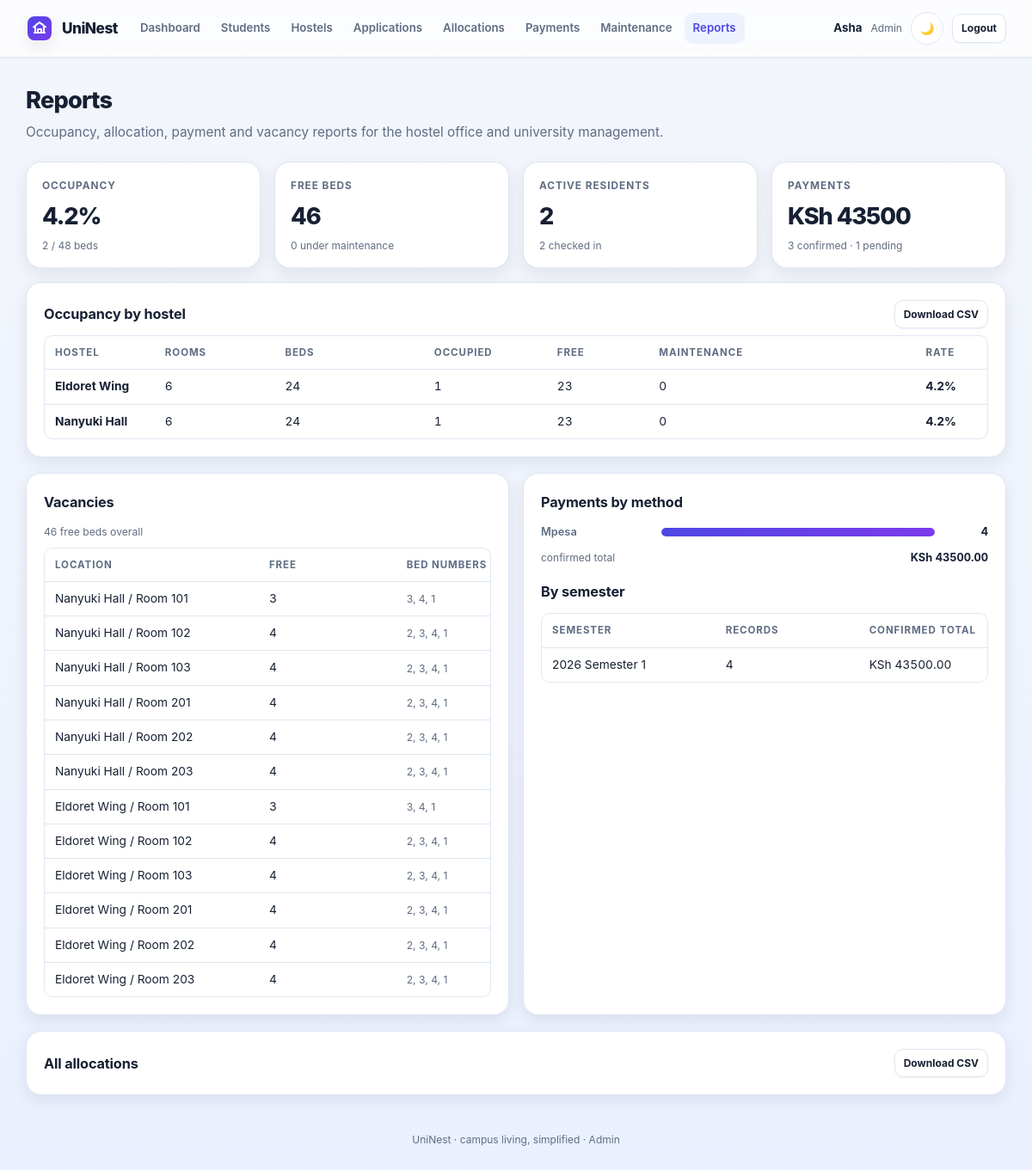
The app's page /reports (signed in) with its own data.
### app/models/user.py (models this page shows, shortened)
class User(db.Model):
    __tablename__ = "users"
    id = db.Column(db.Integer, primary_key=True)
    email = db.Column(db.String(120), unique=True, nullable=False, index=True)
    password_hash = db.Column(db.String(255), nullable=False)
    full_name = db.Column(db.String(120), nullable=False)
    profile_image = db.Column(db.String(500), nullable=True)
    role = db.Column(db.String(20), nullable=False, default="student")
    is_active = db.Column(db.Boolean, default=True)
    email_verified = db.Column(db.Boolean, default=True)
    verification_token = db.Column(db.String(255), nullable=True, unique=True)
    reset_token = db.Column(db.String(255), nullable=True, unique=True)
    created_at = db.Column(db.DateTime, default=datetime.utcnow)
    student = db.relationship("Student", back_populates="user", uselist=False, cascade="all, delete-orphan")

### app/models/hostel.py (models this page shows, shortened)
class Hostel(db.Model):
    __tablename__ = "hostels"
    id = db.Column(db.Integer, primary_key=True)
    name = db.Column(db.String(120), unique=True, nullable=False)
    gender = db.Column(db.String(10), nullable=False, default="mixed")
    location = db.Column(db.String(120))
    description = db.Column(db.String(255))
    image_url = db.Column(db.String(500))
    amenities = db.Column(db.Text, default="")
    created_at = db.Column(db.DateTime, default=datetime.utcnow)
    rooms = db.relationship("Room", back_populates="hostel", cascade="all, delete-orphan", lazy="dynamic")
    @property
    def beds_total(self):
        return sum(r.beds_total for r in self.rooms)
    @property
    def beds_occupied(self):
        return sum(r.beds_occupied for r in self.rooms)
    @property
    def beds_available(self):
        return self.beds_total - self.beds_occupied - self.beds_maintenance
    @property
    def beds_maintenance(self):
        return sum(r.beds_maintenance for r in self.rooms)
    @property
    def occupancy_rate(self):
        if self.beds_total == 0:
            return 0
        return round(100.0 * self.beds_occupied / self.beds_total, 1)

### app/models/payment.py (models this page shows, shortened)
class Payment(db.Model):
    __tablename__ = "payments"
    id = db.Column(db.Integer, primary_key=True)
    reference = db.Column(db.String(40), unique=True, nullable=False, index=True)
    student_id = db.Column(db.Integer, db.ForeignKey("students.id"), nullable=False, index=True)
    allocation_id = db.Column(db.Integer, db.ForeignKey("allocations.id"))
    amount = db.Column(db.Float, nullable=False)
    currency = db.Column(db.String(5), default="KSh")
    method = db.Column(db.String(20), nullable=False, default="mpesa")
    phone_number = db.Column(db.String(30))
    semester = db.Column(db.String(30), default="2026 Semester 1")
    status = db.Column(db.String(20), nullable=False, default="pending", index=True)
    description = db.Column(db.String(255))
    confirmed_by = db.Column(db.Integer, db.ForeignKey("users.id"))
    confirmed_at = db.Column(db.DateTime)
    created_at = db.Column(db.DateTime, default=datetime.utcnow)
    student = db.relationship("Student", back_populates="payments")
    allocation = db.relationship("Allocation", back_populates="payments")
    confirmer = db.relationship("User", foreign_keys=[confirmed_by])

### app/routes/web.py (the view)
@bp.get("/reports")
@login_required(["admin", "management"])
def reports(user):
    summary_data = report_service.summary()
    occupancy = report_service.occupancy_rows()
    vacancies, total_free = report_service.vacancy_rows()
    payments = report_service.payments_report()
    return render_template(
        "reports.html",
        s=summary_data,
        occupancy=occupancy,
        vacancies=vacancies,
        vacancies_total=total_free,
        paym=payments,
    )

### app/models/hostel.py (called while the page is built)
    @property
    def beds_total(self):
        return self.beds.count()

    @property
    def beds_occupied(self):
        return self.beds.filter_by(status="occupied").count()

    @property
    def beds_maintenance(self):
        return self.beds.filter_by(status="maintenance").count()

### app/routes/web.py (called while the page is built)
@bp.app_context_processor
def template_context():
    user = current_user()
    unread = 0
    if user:
        unread = report_service.unread_counts(user.id)
    return {"current_user": user, "unread_count": unread}

def current_user():
    uid = session.get("uid")
    return db.session.get(User, uid) if uid else None

def login_required(roles=None):
    def decorator(fn):
        @wraps(fn)
        def wrapper(*args, **kwargs):
            user = current_user()
            if not user:
                return redirect(url_for("web.login"))
            if roles and user.role not in roles:
                flash("You do not have access to that area.", "error")
                return redirect(url_for("web.dashboard"))
            return fn(*args, user=user, **kwargs)
        return wrapper
    return decorator

### app/services/report_service.py (called while the page is built)
def occupancy_rows():
    rows = []
    for h in Hostel.query.order_by(Hostel.name).all():
        rows.append(
            {
                "hostel": h.name,
                "rooms": h.rooms.count(),
                "beds_total": h.beds_total,
                "beds_occupied": h.beds_occupied,
                "beds_available": h.beds_available,
                "beds_maintenance": h.beds_maintenance,
                "occupancy_rate": h.occupancy_rate,
            }
        )
    return rows

def vacancy_rows():
    beds = Bed.query.filter_by(status="available").all()
    rows = {}
    for b in beds:
        key = f"{b.room.hostel.name} / Room {b.room.number}"
        rows.setdefault(key, []).append(b.bed_number)
    data = [{"location": k, "free_beds": len(v), "bed_numbers": ", ".join(v)} for k, v in rows.items()]
    return data, len(beds)

def unread_counts(user_id):
    unread = Notification.query.filter_by(user_id=user_id, is_read=False).count()
    return unread

### templates/reports.html (shortened to what this page needs)
{% extends "base.html" %}
{% block content %}
<h1 class="page-title">Reports</h1>
<p class="page-sub">Occupancy, allocation, payment and vacancy reports for the hostel office and university management.</p>
<div class="grid cols-4">
  <div class="stat"><div class="label">Occupancy</div><div class="value">{{ s.occupancy.occupancy_rate }}%</div><div class="hint">{{ s.occupancy.beds_occupied }} / {{ s.occupancy.beds_total }} beds</div></div>
  <div class="stat"><div class="label">Free beds</div><div class="value">{{ s.occupancy.beds_available }}</div><div class="hint">{{ s.occupancy.beds_maintenance }} under maintenance</div></div>
  <div class="stat"><div class="label">Active residents</div><div class="value">{{ s.allocations.active }}</div><div class="hint">{{ s.allocations.checked_in }} checked in</div></div>
  <div class="stat"><div class="label">Payments</div><div class="value">{{ s.payments.currency }} {{ "%.0f"|format(s.payments.confirmed_total) }}</div><div class="hint">{{ s.payments.confirmed_count }} confirmed · {{ s.payments.pending_count }} pending</div></div>
</div>
<div class="card mt-16">
  <div class="btn-row" style="justify-content: space-between">
    <div class="card-title" style="margin:0">Occupancy by hostel</div>
    <a class="btn sm" href="{{ url_for('web.reports_occupancy_csv') }}">Download CSV</a>
  </div>
  <table class="table">
    <tr><th>Hostel</th><th>Rooms</th><th>Beds</th><th>Occupied</th><th>Free</th><th>Maintenance</th><th>Rate</th><th style="width:160px"></th></tr>
    {% for r in occupancy %}
    <tr>
      <td><strong>{{ r.hostel }}</strong></td>
      <td class="num">{{ r.rooms }}</td>
      <td class="num">{{ r.beds_total }}</td>
      <td class="num">{{ r.beds_occupied }}</td>
      <td class="num">{{ r.beds_available }}</td>
      <td class="num">{{ r.beds_maintenance }}</td>
      <td class="num nowrap"><strong>{{ r.occupancy_rate }}%</strong></td>
      <td><div class="bar-track"><div class="bar-fill" style="height:8px; width: {{ r.occupancy_rate }}%"></div></div></td>
    </tr>
    {% endfor %}
  </table>
</div>
<div class="grid cols-2">
  <div class="card">
    <div class="card-title">Vacancies</div>
    <div class="muted small mb-8">{{ vacancies_total }} free beds overall</div>
    {% if vacancies %}
    <table class="table">
      <tr><th>Location</th><th class="num">Free</th><th>Bed numbers</th></tr>
      {% for v in vacancies %}
      <tr><td>{{ v.location }}</td><td class="num">{{ v.free_beds }}</td><td class="muted small">{{ v.bed_numbers }}</td></tr>
      {% endfor %}
    </table>
    {% else %}
    <div class="empty">No free beds right now.</div>
    {% endif %}
  </div>
  <div class="card">
    <div class="card-title">Payments by method</div>
    <div class="bar-chart">
      {% set pm = paym.by_method %}
      {% if pm %}
        {% for method, d in pm.items() %}
        {% set mx = pm.values()|map(attribute='count')|max or 1 %}
        <div class="bar-row">
          <div class="bar-label">{{ method|capitalize }}</div>
          <div class="bar-track"><div class="bar-fill" style="width: {{ (100 * d.count / mx)|round }}%"></div></div>
          <div class="bar-value">{{ d.count }}</div>
        </div>
        <div class="bar-row" style="grid-template-columns:130px 1fr 110px">
          <div class="bar-label" style="font-weight:400; color:var(--muted); font-size:12px">confirmed total</div>
          <div class="bar-value">{{ d.currency }} {{ "%.2f"|format(d.total) }}</div>
        </div>
        {% endfor %}
      {% else %}
        <div class="empty">No payments recorded.</div>
      {% endif %}
    </div>
    <div class="mt-16">
      <div class="card-title">By semester</div>
      <table class="table">
        <tr><th>Semester</th><th class="num">Records</th><th class="num">Confirmed total</th></tr>
        {% for semester, d in paym.by_semester.items() %}
        <tr><td>{{ semester }}</td><td class="num">{{ d.count }}</td><td class="num">{{ s.payments.currency }} {{ "%.2f"|format(d.confirmed_total) }}</td></tr>
        {% endfor %}
      </table>
    </div>
  </div>
</div>
<div class="card">
  <div class="btn-row" style="justify-content: space-between">
    <div class="card-title" style="margin:0">All allocations</div>
    <a class="btn sm" href="{{ url_for('web.reports_allocations_csv') }}">Download CSV</a>
  </div>
</div>
{% endblock %}

### templates/base.html (shortened to what this page needs)
<!doctype html>
<html lang="en">
<head>
  <link rel="stylesheet" href="{{ url_for('static', filename='css/uni.css') }}">
</head>
<body data-theme="light">
  <nav class="nav" aria-label="Main navigation">
    <div class="nav-inner">
      <div class="nav-brand-group">
        <a class="brand" href="{{ url_for('web.index') }}">
          <span class="brand-mark" aria-hidden="true">
          </span>
          <span class="brand-text">UniNest</span>
        </a>
      </div>
      <div class="nav-links" id="site-nav">
        {% if current_user %}
          {% if current_user.role == 'student' %}
            <a href="{{ url_for('web.dashboard') }}">Dashboard</a>
            <a href="{{ url_for('web.my_availability') }}">Availability</a>
            <a href="{{ url_for('web.my_payments') }}">Payments</a>
            <a href="{{ url_for('web.my_maintenance') }}">Maintenance</a>
            <a href="{{ url_for('web.my_notifications') }}">Notifications{% if unread_count %} <span class="badge nav-badge">{{ unread_count }}</span>{% endif %}</a>
            <a href="{{ url_for('web.my_profile') }}">Profile</a>
          {% elif current_user.role == 'admin' %}
            <a href="{{ url_for('web.admin_dashboard') }}">Dashboard</a>
            <a href="{{ url_for('web.admin_students') }}">Students</a>
            <a href="{{ url_for('web.admin_hostels') }}">Hostels</a>
            <a href="{{ url_for('web.admin_applications') }}">Applications</a>
            <a href="{{ url_for('web.admin_allocations') }}">Allocations</a>
            <a href="{{ url_for('web.admin_payments') }}">Payments</a>
            <a href="{{ url_for('web.admin_maintenance') }}">Maintenance</a>
            <a href="{{ url_for('web.reports') }}">Reports</a>
          {% else %}
            <a href="{{ url_for('web.management_dashboard') }}">Overview</a>
            <a href="{{ url_for('web.my_availability') }}">Availability</a>
            <a href="{{ url_for('web.admin_allocations') }}">Allocations</a>
            <a href="{{ url_for('web.reports') }}">Reports</a>
          {% endif %}
        {% endif %}
      </div>
      <div class="nav-user">
        {% if current_user %}
          <span class="name">{{ current_user.full_name.split()[0] }}</span>
          <span class="muted small">{{ current_user.role|capitalize }}</span>
          <button class="theme-toggle" type="button" aria-label="Toggle theme">🌙</button>
          <a class="btn sm" href="{{ url_for('web.logout') }}">Logout</a>
        {% else %}
          <button class="theme-toggle" type="button" aria-label="Toggle theme">🌙</button>
          <a class="btn sm" href="{{ url_for('web.login') }}">Log in</a>
          <a class="btn sm primary" href="{{ url_for('web.register') }}">Create account</a>
        {% endif %}
      </div>
    </div>
  </nav>
  <main class="container {% block container_class %}{% endblock %}">
    {% block content %}{% endblock %}
    <div class="footer">UniNest · campus living, simplified {{ current_user.role|default('', true) and '· ' + current_user.role|capitalize }}</div>
  </main>
</body>
</html>

### records on screen
User: full_name "Asha", role "Admin", role "· Admin"
Hostel: hostel "Eldoret Wing", rooms "6", beds_total "24", beds_occupied "1", beds_available "23", beds_maintenance "0", occupancy_rate "4.2"
Hostel: hostel "Nanyuki Hall", rooms "6", beds_total "24", beds_occupied "1", beds_available "23", beds_maintenance "0", occupancy_rate "4.2"
Payment: method "Mpesa", {{ (100 * d.count / mx)|round }} 100.0 (drawn), count "4", currency "KSh", total "43500.00", semester "2026 Semester 1", payments.currency "KSh", confirmed_total "43500.00"

### other values on screen
{{ s.occupancy.occupancy_rate }} "4.2"
{{ s.occupancy.beds_occupied }} "2"
{{ s.occupancy.beds_total }} "48"
{{ s.occupancy.beds_available }} "46"
{{ s.occupancy.beds_maintenance }} "0"
{{ s.allocations.active }} "2"
{{ s.allocations.checked_in }} "2"
{{ s.payments.currency }} "KSh"
{{ "%.0f"|format(s.payments.confirmed_total) }} "43500"
{{ s.payments.confirmed_count }} "3"
{{ s.payments.pending_count }} "1"
{{ vacancies_total }} "46"
{{ v.location }} "Nanyuki Hall / Room 101" "Nanyuki Hall / Room 102" "Nanyuki Hall / Room 103" "Nanyuki Hall / Room 201" "Nanyuki Hall / Room 202" "Nanyuki Hall / Room 203" "Eldoret Wing / Room 101" "Eldoret Wing / Room 102" "Eldoret Wing / Room 103" "Eldoret Wing / Room 201" "Eldoret Wing / Room 202" "Eldoret Wing / Room 203"
{{ v.free_beds }} "3" "4" "4" "4" "4" "4" "3" "4" "4" "4" "4" "4"
{{ v.bed_numbers }} "3, 4, 1" "2, 3, 4, 1" "2, 3, 4, 1" "2, 3, 4, 1" "2, 3, 4, 1" "2, 3, 4, 1" "3, 4, 1" "2, 3, 4, 1" "2, 3, 4, 1" "2, 3, 4, 1" "2, 3, 4, 1" "2, 3, 4, 1"
